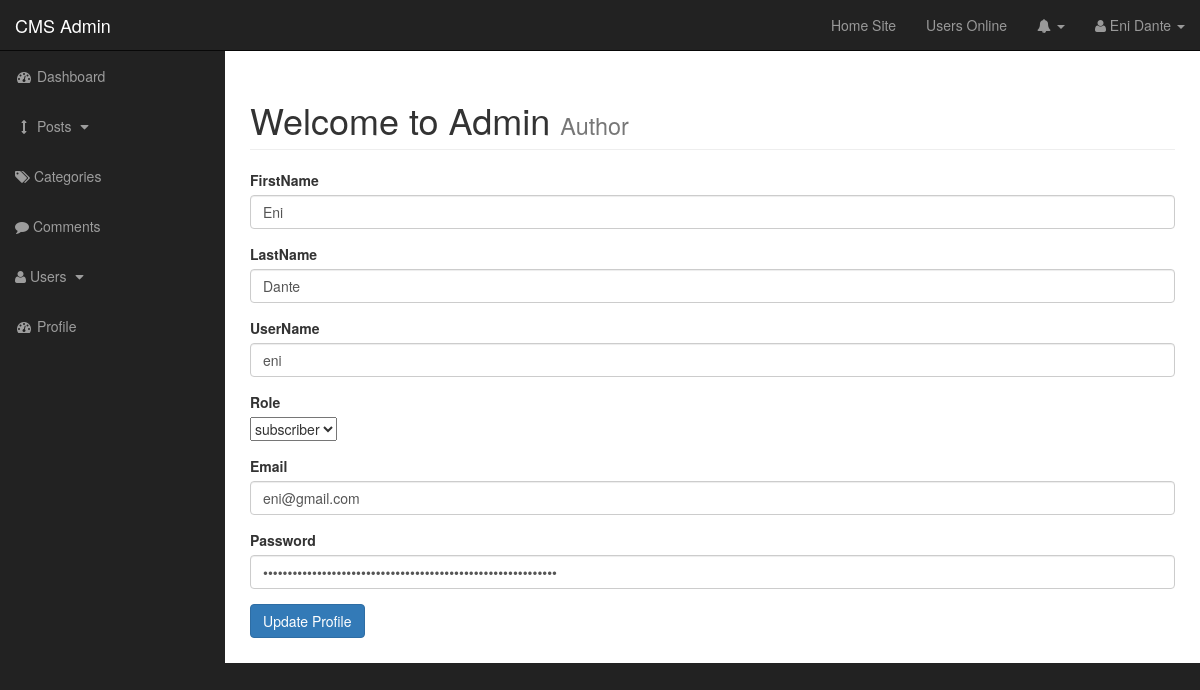
/admin/profile.php (signed in), run on the app's committed database.
### tables this page shows
CREATE TABLE `users` (
  `user_id` int(3) NOT NULL,
  `user_name` varchar(255) NOT NULL,
  `user_password` varchar(255) NOT NULL,
  `user_firstname` varchar(255) DEFAULT NULL,
  `user_lastname` varchar(255) DEFAULT NULL,
  `user_email` varchar(255) NOT NULL,
  `user_image` varchar(255) NOT NULL DEFAULT 'image',
  `user_role` varchar(255) NOT NULL,
  `user_randSalt` varchar(255) NOT NULL DEFAULT '$2y$10$iusesomecrazystrings22'
);

### admin/profile.php (the view, shortened to what this page needs)
<?php include "includes/admin_header.php" ?>
<?php
    if(isset($_SESSION['user_name'])){
        $user_name = $_SESSION['user_name'];
        $query = "SELECT * FROM users WHERE user_name = '{$user_name}' ";
        $select_user_profile = mysqli_query($connection, $query);
            while($row = mysqli_fetch_array($select_user_profile)){
                $user_name = $row['user_name'];
                $user_password = $row['user_password'];
                $user_firstname = $row['user_firstname'];
                $user_lastname = $row['user_lastname'];
                $user_email = $row['user_email'];
                $user_role = $row['user_role'];
            }
    }
?>
<div id="wrapper">
    <?php include "includes/admin_navigation.php" ?>
        <div id="page-wrapper">
                <div class="container-fluid">
                        <div class="row">
                                <div class="col-lg-12">
                                    <h1 class="page-header">
                                        Welcome to Admin
                                        <small>Author</small>
                                    </h1>
                                <form action="" method="post" enctype="multipart/form-data">
                                    <div class="form-group">
                                            <label for="firstname">FirstName</label>
                                            <input type="text" value = "<?php echo $user_firstname; ?>" name="user_firstname" class="form-control" >
                                    </div>
                                    <div class="form-group">
                                            <label for="lastname">LastName</label>
                                            <input type="text" value = "<?php echo $user_lastname; ?>" name="user_lastname" class="form-control">
                                    </div>
                                    <div class="form-group">
                                            <label for="post_author">UserName</label>
                                            <input type="text" value="<?php echo $user_name; ?>" name="user_name" class="form-control">
                                    </div>
                                    <label for="role">Role</label>
                                    <div class="form-group">
                                        <select name="user_role" id="">
                                            <?php
                                                if($user_role == 'admin'){
                                                  echo "<option value='subscriber'>subscriber</option>";
                                                }else{
                                                    echo "<option value='admin'>admin</option>";
                                                }
                                            ?>
                                        </select>
                                    </div>
                                    <div class="form-group">
                                            <label for="post_status">Email</label>
                                            <input type="email" value = "<?php echo $user_email; ?>" name="user_email" class="form-control">
                                    </div>
                                    <div class="form-group">
                                            <label for="post_tags">Password</label>
                                            <input type="password" value = "<?php echo $user_password; ?>" name="user_password" class="form-control">
                                    </div>
                                    <div class="form-group">
                                            <input type="submit" name="edit_profile" class="btn btn-primary" value="Update Profile">
                                    </div>
                                </form>
                                </div>
                        </div>
                </div>
        </div>
<?php include "includes/admin_footer.php" ?>

### admin/css/sb-admin.css (style rules this page uses)
body { margin-top: 100px; background-color: #222; }
@media (min-width:768px) { body { margin-top: 50px; } }
#wrapper { padding-left: 0; }
#page-wrapper { width: 100%; padding: 0; background-color: #fff; }
@media (min-width:768px) { #wrapper { padding-left: 225px; } }
@media (min-width:768px) { #page-wrapper { padding: 10px; } }

### data on the page
users: user_firstname "Eni", user_lastname "Dante", user_name "eni", user_role "subscriber", user_email "eni@gmail.com"

### other printed values
$_SESSION['user_firstname'] "Eni"
$_SESSION['user_lastname'] "Dante"
